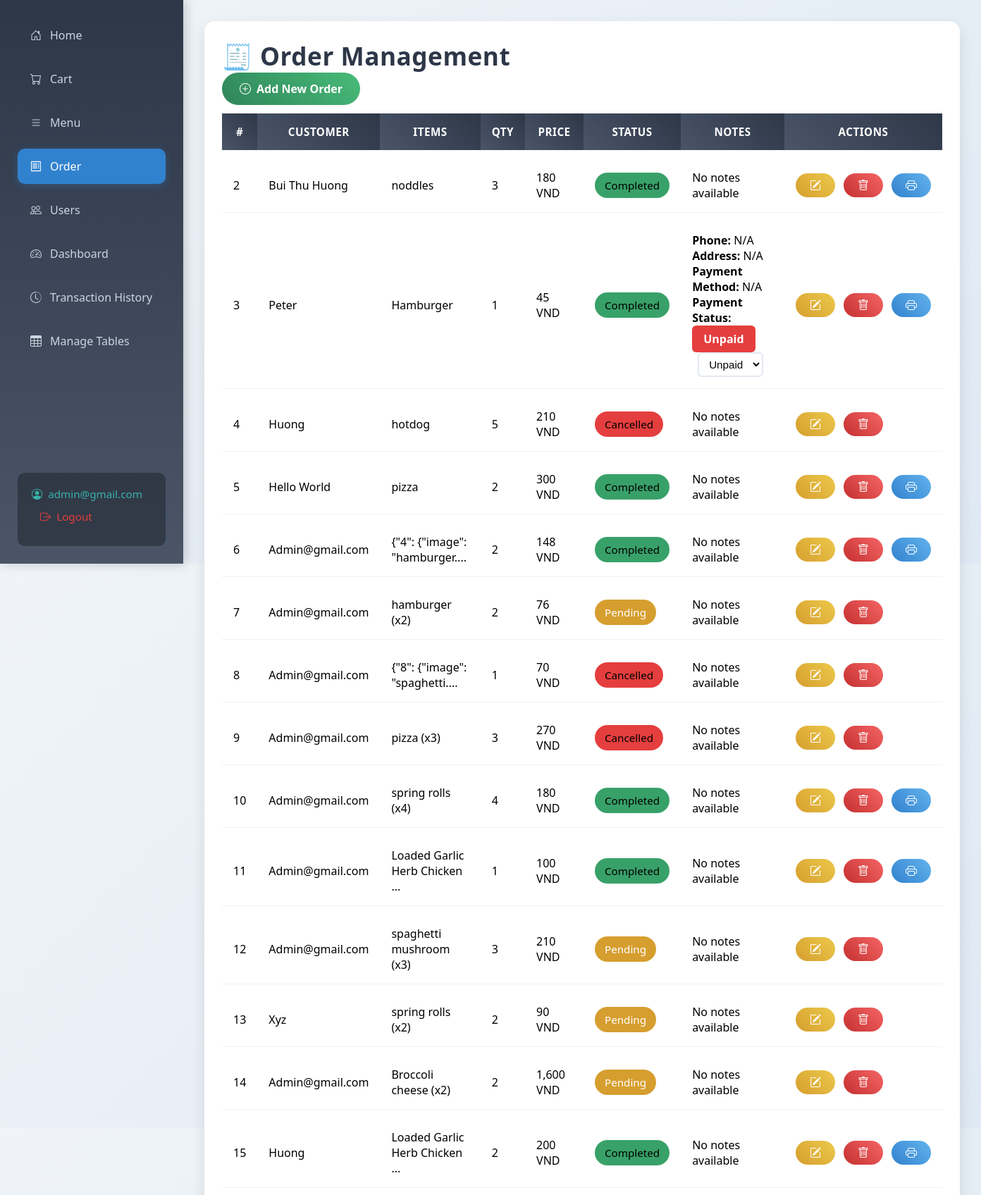
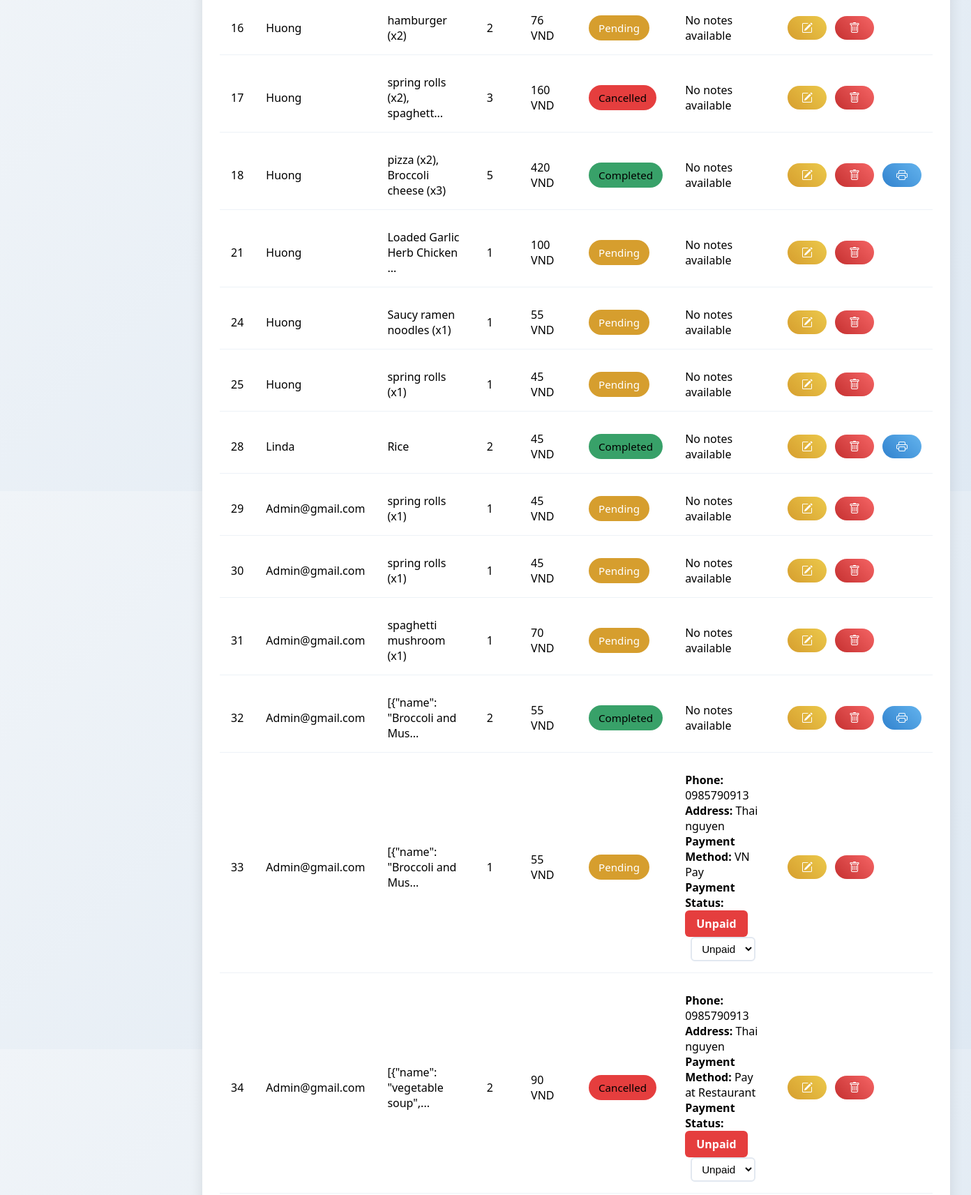
Page /admin/orders (signed in, upper part) on the committed database (2 pictures, top to bottom).
### tables this page shows
CREATE TABLE "orders" (
                id INTEGER PRIMARY KEY AUTOINCREMENT,
                customer_name TEXT NOT NULL,
                items TEXT NOT NULL,
                quantity INTEGER NOT NULL,
                price REAL NOT NULL,
                status TEXT DEFAULT 'Pending',
                note TEXT,
                created_at TIMESTAMP DEFAULT CURRENT_TIMESTAMP
            , customer_phone TEXT, customer_address TEXT, table_reservation TEXT, updated_at TIMESTAMP, qr_code TEXT, qr_code_image TEXT, cancel_reason TEXT, cancelled_by TEXT, cancelled_at TIMESTAMP, items_text TEXT, items_json TEXT, subtotal REAL DEFAULT 0, service_fees REAL DEFAULT 0, qr_filename TEXT);

### app.py (the view)
@app.route('/admin/orders', methods=['GET'])
@admin_required
def list_orders():
    orders = order_controller.model.get_all_orders()
    return render_template("orders.html", orders=orders)

### app.py (called while the page is built)
@app.context_processor
def inject_user():
    cart = session.get('cart', {})
    try:
        cart_count = sum(int(v.get('quantity', 0)) for v in cart.values())
    except Exception:
        cart_count = 0
    return {
        'username': session.get('username'),
        'role': session.get('role'),
        'cart_count': cart_count
    }

def admin_required(f):
    @wraps(f)
    def decorated_function(*args, **kwargs):
        if "username" not in session:
            return redirect(url_for("login"))
        if session.get("role") != "admin":
            return abort(403)
        return f(*args, **kwargs)
    return decorated_function

### model/order_model.py (called while the page is built)
    def _connect(self, row_factory=False):
        conn = sqlite3.connect(self.db_path)
        if row_factory:
            conn.row_factory = sqlite3.Row
        return conn

    def get_all_orders(self):
        try:
            with self._connect(row_factory=True) as conn:
                cur = conn.cursor()
                cur.execute("SELECT * FROM orders")
                return cur.fetchall()
        except sqlite3.Error as e:
            print(f"Error fetching all orders: {e}")
            return []

### templates/orders.html (shortened to what this page needs)
<!DOCTYPE html>
<html lang="en">
<head>
    <link href="https://cdn.jsdelivr.net/npm/bootstrap-icons@1.10.5/font/bootstrap-icons.css" rel="stylesheet">
</head>
<body>
    <nav class="sidebar">
        <div class="nav-menu">
            <a href="/" class="nav-link"><i class="bi bi-house-door"></i> Home</a>
            <a href="/cart" class="nav-link"><i class="bi bi-cart"></i> Cart</a>
            <a href="{{ url_for('show_menu_list') }}" class="nav-link"><i class="bi bi-list"></i> Menu</a>
            <a href="{{ url_for('list_orders') }}" class="nav-link active"><i class="bi bi-receipt"></i> Order</a>
            <a href="{{ url_for('user_list') }}" class="nav-link"><i class="bi bi-people"></i> Users</a>
            <a href="{{ url_for('dashboard') }}" class="nav-link"><i class="bi bi-speedometer2"></i> Dashboard</a>
            <a href="{{ url_for('transaction_history') }}" class="nav-link"><i class="bi bi-clock-history"></i> Transaction History</a>
            <a href="/admin/tables" class="nav-link"><i class="bi bi-table"></i><span>Manage Tables</span></a>
        </div>
        <div class="user-info">
            <span><i class="bi bi-person-circle"></i> {{ username }}</span>
            <a href="/logout" class="logout-btn"><i class="bi bi-box-arrow-right"></i> Logout</a>
        </div>
    </nav>
    <div class="main-content">
        <div class="container">
            <header class="d-flex justify-content-between align-items-center mb-5">
                <h1>🧾 Order Management</h1>
                <a href="{{ url_for('create_order_form') }}" class="btn btn-success">
                    <i class="bi bi-plus-circle me-2"></i> Add New Order
                </a>
            </header>
            <section>
                {% if orders and orders|length > 0 %}
                    <table class="table">
                        <thead>
                            <tr>
                                <th>#</th>
                                <th>Customer</th>
                                <th>Items</th>
                                <th>Qty</th>
                                <th>Price</th>
                                <th>Status</th>
                                <th>Notes</th>
                                <th>Actions</th>
                            </tr>
                        </thead>
                        <tbody>
                            {% for order in orders %}
                                <tr class="order-row">
                                    <td>{{ order.id }}</td>
                                    <td>{{ order['customer_name']|title }}</td>
                                    <td>{{ order['items']|truncate(30, True) }}</td>
                                    <td>{{ order['quantity'] }}</td>
                                    <td>{{ "{:,.0f}".format(order['price']) }} VND</td>
                                    <td>
                                        {% set status_config = {
                                            'Completed': 'bg-success',
                                            'Pending': 'bg-warning text-dark',
                                            'Cancelled': 'bg-danger'
                                        } %}
                                        <span class="badge {{ status_config[order.status] or 'bg-secondary' }}">
                                            {{ order.status|default('Unknown') }}
                                        </span>
                                    </td>
                                    <td>
                                        {% if order.note %}
                                            {% set note_parts = order.note.split(", ") %}
                                            {% set phone = note_parts[0].split(": ")[1] if note_parts|length > 0 and note_parts[0].startswith("Phone: ") else "N/A" %}
                                            {% set address = note_parts[1].split(": ")[1] if note_parts|length > 1 and note_parts[1].startswith("Address: ") else "N/A" %}
                                            {% set payment_method = note_parts[2].split(": ")[1] if note_parts|length > 2 and note_parts[2].startswith("Payment Method: ") else "N/A" %}
                                            {% set payment_status = note_parts[3].split(": ")[1] if note_parts|length > 3 and note_parts[3].startswith("Payment Status: ") else "Unpaid" %}
                                            <div>
                                                <strong>Phone:</strong> {{ phone }}<br>
                                                <strong>Address:</strong> {{ address }}<br>
                                                <strong>Payment Method:</strong> {{ payment_method }}<br>
                                                <strong>Payment Status:</strong>
                                                <span class="payment-status-badge {{ 'bg-success' if payment_status == 'Paid' else 'bg-danger' }}">
                                                    {{ payment_status }}
                                                </span>
                                                <select class="payment-status-select" data-order-id="{{ order.id }}" onchange="updatePaymentStatus(this)">
                                                    <option value="Unpaid" {% if payment_status == 'Unpaid' %}selected{% endif %}>Unpaid</option>
                                                </select>
                                            </div>
                                        {% else %}
                                            <span class="fst-italic text-muted">No notes available</span>
                                        {% endif %}
                                    </td>
                                    <td>
                                        <div class="btn-group">
                                            <a href="{{ url_for('edit_order_form', order_id=order.id) }}"
                                               class="btn btn-warning"
                                               title="Edit Order"
                                               onclick="return confirm('Are you sure you want to edit this order?')">
                                                <i class="bi bi-pencil-square"></i>
                                            </a>
                                            <a href="{{ url_for('delete_order', order_id=order.id) }}"
                                               class="btn btn-danger"
                                               title="Delete Order"
                                               onclick="return confirm('Are you sure you want to delete this order?')">
                                                <i class="bi bi-trash"></i>
                                            </a>
                                            {% if order.status == 'Completed' %}
                                                <a href="{{ url_for('generate_invoice', order_id=order.id) }}"
                                                   class="btn btn-primary"
                                                   title="Print Invoice">
                                                    <i class="bi bi-printer"></i>
                                                </a>
                                            {% endif %}
                                        </div>
                                    </td>
                                </tr>
                            {% endfor %}
                        </tbody>
                    </table>
                {% else %}
                    <div class="alert text-center" role="alert">
                        <i class="bi bi-exclamation-circle-fill me-2"></i>
                        No orders found. Start by clicking "Add New Order" above.
                    </div>
                {% endif %}
            </section>
        </div>
    </div>
</body>
</html>

### templates/orders.html (style rules this page uses)
* { margin: 0; padding: 0; box-sizing: border-box; }
body { font-family: 'Segoe UI', Tahoma, Geneva, Verdana, sans-serif; background: linear-gradient(135deg, #f0f4f8 0%, #dfe9f3 100%); min-height: 100vh; display: flex; }
.sidebar { width: 260px; background: linear-gradient(180deg, #2d3748 0%, #4a5568 100%); color: #e2e8f0; padding: 25px; height: 100vh; position: fixed; top: 0; left: 0; display: flex; flex-direction: column; justify-content: space-between; box-shadow: 3px 0 15px rgba(0, 0, 0, 0.2); transition: width 0.3s ease; }
.sidebar .nav-menu { flex-grow: 1; }
.sidebar .nav-link { display: flex; align-items: center; gap: 12px; color: #cbd5e0; text-decoration: none; padding: 14px 18px; border-radius: 10px; margin-bottom: 12px; transition: all 0.3s ease; }
.sidebar .nav-link.active { background: #3182ce; color: #fff; box-shadow: 0 3px 12px rgba(49, 130, 206, 0.3); }
.sidebar .user-info { padding: 20px; background: rgba(0, 0, 0, 0.3); border-radius: 10px; font-size: 0.95rem; }
.sidebar .user-info span { display: flex; align-items: center; gap: 8px; color: #38b2ac; }
.sidebar .logout-btn { color: #e53e3e; text-decoration: none; display: flex; align-items: center; gap: 8px; padding: 12px; border-radius: 10px; transition: all 0.3s ease; }
.main-content { margin-left: 260px; padding: 30px; flex-grow: 1; }
.container { max-width: 100%; background: #fff; border-radius: 15px; box-shadow: 0 8px 20px rgba(0, 0, 0, 0.1); padding: 25px; animation: slideIn 0.5s ease-out; }
header h1 { color: #2d3748; font-size: 2.2rem; margin: 0; font-weight: 600; letter-spacing: 0.5px; }
.btn { padding: 12px 25px; border-radius: 30px; text-decoration: none; font-weight: 600; font-size: 1rem; transition: all 0.3s ease; display: inline-flex; align-items: center; gap: 8px; }
.btn-success { background: linear-gradient(45deg, #2f855a, #48bb78); color: #fff; border: none; }
.btn-primary { background: linear-gradient(45deg, #3182ce, #63b3ed); color: #fff; border: none; }
.table { border-collapse: separate; border-spacing: 0 12px; width: 100%; }
.table th { background: linear-gradient(45deg, #4a5568, #2d3748); color: #fff; padding: 16px; font-weight: 600; text-transform: uppercase; font-size: 0.95rem; letter-spacing: 0.5px; }
.table td { background: #fff; padding: 16px; vertical-align: middle; border-bottom: 1px solid #edf2f7; }
.order-row { transition: transform 0.3s ease, box-shadow 0.3s ease; }
.badge { padding: 8px 14px; border-radius: 25px; font-size: 0.95rem; font-weight: 500; }
.badge.bg-success { background: #38a169 !important; }
.badge.bg-warning { background: #d69e2e !important; color: #fff; }
.badge.bg-danger { background: #e53e3e !important; }
.payment-status-badge { padding: 8px 16px; border-radius: 6px; font-size: 1rem; font-weight: 600; display: inline-block; min-width: 80px; text-align: center; }
.payment-status-badge.bg-danger { background: #e53e3e !important; color: #fff; }
.btn-group { display: flex; flex-direction: row; gap: 12px; align-items: center; }
.btn-group .btn { margin: 0; padding: 6px 20px; }
.btn-warning { background: linear-gradient(45deg, #d69e2e, #ecc94b); color: #fff; }
.btn-danger { background: linear-gradient(45deg, #c53030, #f56565); color: #fff; }
.payment-status-select { padding: 6px 10px; border-radius: 6px; border: 2px solid #e2e8f0; font-size: 0.95rem; margin-left: 8px; background: #fff; transition: border-color 0.3s ease; }

### rows in the picture
orders: id "2", customer_name "Bui Thu Huong", items "noddles", quantity "3", price "180", status "Completed", note "No notes available"
orders: id "3", customer_name "Peter", items "Hamburger", quantity "1", price "45", status "Completed", phone "N/A", address "N/A", payment_method "N/A", payment_status "Unpaid", id "Unpaid"
orders: id "4", customer_name "Huong", items "hotdog", quantity "5", price "210", status "Cancelled", note "No notes available"
orders: id "5", customer_name "Hello World", items "pizza", quantity "2", price "300", status "Completed", note "No notes available"
orders: id "6", customer_name "Admin@gmail.com", items "{\"4\": {\"image\": \"hamburger....", quantity "2", price "148", status "Completed", note "No notes available"
orders: id "7", customer_name "Admin@gmail.com", items "hamburger (x2)", quantity "2", price "76", status "Pending", note "No notes available"
orders: id "8", customer_name "Admin@gmail.com", items "{\"8\": {\"image\": \"spaghetti....", quantity "1", price "70", status "Cancelled", note "No notes available"
orders: id "9", customer_name "Admin@gmail.com", items "pizza (x3)", quantity "3", price "270", status "Cancelled", note "No notes available"
orders: id "10", customer_name "Admin@gmail.com", items "spring rolls (x4)", quantity "4", price "180", status "Completed", note "No notes available"
orders: id "11", customer_name "Admin@gmail.com", items "Loaded Garlic Herb Chicken ...", quantity "1", price "100", status "Completed", note "No notes available"
orders: id "12", customer_name "Admin@gmail.com", items "spaghetti mushroom (x3)", quantity "3", price "210", status "Pending", note "No notes available"
orders: id "13", customer_name "Xyz", items "spring rolls (x2)", quantity "2", price "90", status "Pending", note "No notes available"
orders: id "14", customer_name "Admin@gmail.com", items "Broccoli cheese (x2)", quantity "2", price "1,600", status "Pending", note "No notes available"
orders: id "15", customer_name "Huong", items "Loaded Garlic Herb Chicken ...", quantity "2", price "200", status "Completed", note "No notes available"
orders: id "16", customer_name "Huong", items "hamburger (x2)", quantity "2", price "76", status "Pending", note "No notes available"
orders: id "17", customer_name "Huong", items "spring rolls (x2), spaghett...", quantity "3", price "160", status "Cancelled", note "No notes available"
orders: id "18", customer_name "Huong", items "pizza (x2), Broccoli cheese (x3)", quantity "5", price "420", status "Completed", note "No notes available"
orders: id "21", customer_name "Huong", items "Loaded Garlic Herb Chicken ...", quantity "1", price "100", status "Pending", note "No notes available"
orders: id "24", customer_name "Huong", items "Saucy ramen noodles (x1)", quantity "1", price "55", status "Pending", note "No notes available"
orders: id "25", customer_name "Huong", items "spring rolls (x1)", quantity "1", price "45", status "Pending", note "No notes available"
orders: id "28", customer_name "Linda", items "Rice", quantity "2", price "45", status "Completed", note "No notes available"
orders: id "29", customer_name "Admin@gmail.com", items "spring rolls (x1)", quantity "1", price "45", status "Pending", note "No notes available"
orders: id "30", customer_name "Admin@gmail.com", items "spring rolls (x1)", quantity "1", price "45", status "Pending", note "No notes available"
orders: id "31", customer_name "Admin@gmail.com", items "spaghetti mushroom (x1)", quantity "1", price "70", status "Pending", note "No notes available"
orders: id "32", customer_name "Admin@gmail.com", items "[{\"name\": \"Broccoli and Mus...", quantity "2", price "55", status "Completed", note "No notes available"
orders: id "33", customer_name "Admin@gmail.com", items "[{\"name\": \"Broccoli and Mus...", quantity "1", price "55", status "Pending", phone "0985790913", address "Thai nguyen", payment_method "VN Pay", payment_status "Unpaid", id "Unpaid"
orders: id "34", customer_name "Admin@gmail.com", items "[{\"name\": \"vegetable soup\",...", quantity "2", price "90", status "Cancelled", phone "0985790913", address "Thai nguyen", payment_method "Pay at Restaurant", payment_status "Unpaid", id "Unpaid"

### other values in the picture
{{ username }} "admin@gmail.com"
